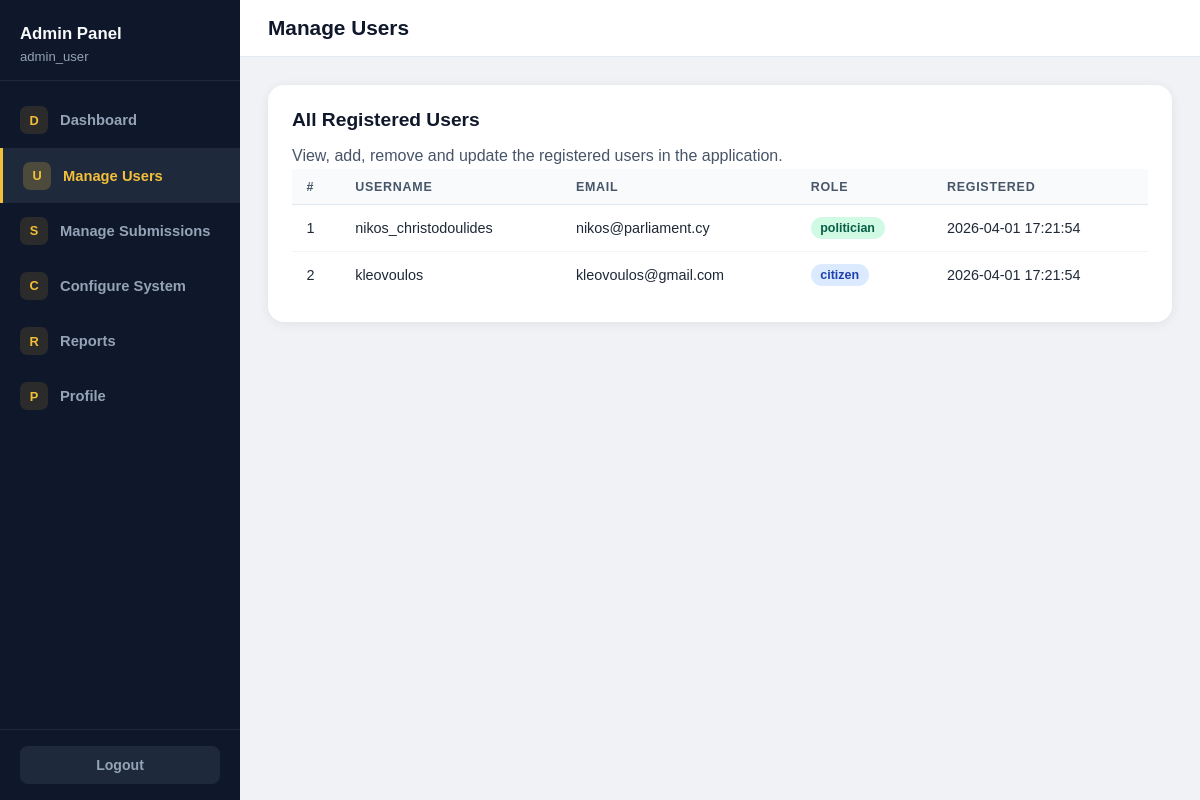
/modules/admin/admin.php?section=manage-users (signed in), run on the app's committed database.
### tables this page shows
CREATE TABLE users (
    id INT AUTO_INCREMENT PRIMARY KEY,
    username VARCHAR(255) NOT NULL UNIQUE,
    email VARCHAR(255) NOT NULL UNIQUE,
    password_hash TEXT NOT NULL,
    role ENUM('citizen', 'politician', 'admin') NOT NULL,
    created_at TIMESTAMP DEFAULT CURRENT_TIMESTAMP
);

### modules/admin/admin.php (the view, shortened to what this page needs)
<?php
require_once __DIR__ . '/../../includes/db.php';
$username = trim((string) ($_SESSION['username'] ?? 'Unknown Admin'));
$cssHref = 'style.css';
$logoutHref = '../../auth/logout.php';
$section = 'dashboard';
if (isset($_GET['section'])) {
	$section = $_GET['section'];
}
$sectionTitles = [
	'dashboard'           => 'Dashboard',
	'manage-users'        => 'Manage Users',
	'manage-submissions'  => 'Manage Submissions',
	'configure-system'    => 'Configure System',
	'reports'             => 'Reports',
	'profile'             => 'Profile',
];
$stats = [
	'users' => 0,
	'citizens' => 0,
	'politicians' => 0,
	'submissions' => 0,
];
$users_list        = [];
try {
	$countUsersStmt = $pdo->prepare('SELECT COUNT(*) FROM users');
	$countUsersStmt->execute();
	$stats['users'] = (int) $countUsersStmt->fetchColumn();
	$countCitizensStmt = $pdo->prepare("SELECT COUNT(*) FROM users WHERE role = 'citizen'");
	$countCitizensStmt->execute();
	$stats['citizens'] = (int) $countCitizensStmt->fetchColumn();
	$countPoliticiansStmt = $pdo->prepare("SELECT COUNT(*) FROM users WHERE role = 'politician'");
	$countPoliticiansStmt->execute();
	$stats['politicians'] = (int) $countPoliticiansStmt->fetchColumn();
	$countSubmissionsStmt = $pdo->prepare('SELECT COUNT(*) FROM declarations');
	$countSubmissionsStmt->execute();
	$stats['submissions'] = (int) $countSubmissionsStmt->fetchColumn();
	if ($section === 'manage-users') {
		$usersStmt = $pdo->prepare('SELECT id, username, email, role, created_at FROM users WHERE role != :role ORDER BY created_at');
		$usersStmt->execute([':role' => 'admin']);
		$users_list = $usersStmt->fetchAll();
	}
} catch (PDOException $exception) {
}
?>
<!DOCTYPE html>
<html lang="en">
<head>
	<link rel="stylesheet" href="<?= htmlspecialchars($cssHref, ENT_QUOTES, 'UTF-8') ?>">
</head>
<body>
	<div class="admin-layout">
		<aside class="sidebar">
			<div class="sidebar-brand">
				<div class="brand-title">Admin Panel</div>
				<div class="brand-user"><?= htmlspecialchars($username, ENT_QUOTES, 'UTF-8') ?></div>
			</div>
			<nav class="sidebar-nav">
				<a href="?section=dashboard" class="nav-item <?= $section === 'dashboard' ? 'active' : '' ?>">
					<span class="nav-icon">D</span> Dashboard
				</a>
				<a href="?section=manage-users" class="nav-item <?= $section === 'manage-users' ? 'active' : '' ?>">
					<span class="nav-icon">U</span> Manage Users
				</a>
				<a href="?section=manage-submissions" class="nav-item <?= $section === 'manage-submissions' ? 'active' : '' ?>">
					<span class="nav-icon">S</span> Manage Submissions
				</a>
				<a href="?section=configure-system" class="nav-item <?= $section === 'configure-system' ? 'active' : '' ?>">
					<span class="nav-icon">C</span> Configure System
				</a>
				<a href="?section=reports" class="nav-item <?= $section === 'reports' ? 'active' : '' ?>">
					<span class="nav-icon">R</span> Reports
				</a>
				<a href="?section=profile" class="nav-item <?= $section === 'profile' ? 'active' : '' ?>">
					<span class="nav-icon">P</span> Profile
				</a>
			</nav>
			<div class="sidebar-bottom">
				<a class="sidebar-logout" href="<?= htmlspecialchars($logoutHref, ENT_QUOTES, 'UTF-8') ?>">Logout</a>
			</div>
		</aside>
		<div class="admin-content">
			<div class="content-header">
				<h2><?= htmlspecialchars($sectionTitles[$section], ENT_QUOTES, 'UTF-8') ?></h2>
			</div>
			<div class="content-body">
				<?php if ($section === 'dashboard'): ?>
				<div class="stats-row">
					<div class="stat-card">
						<span class="stat-label">Registered Users</span>
						<span class="stat-value"><?= $stats['users'] ?></span>
					</div>
					<div class="stat-card">
						<span class="stat-label">Submissions</span>
						<span class="stat-value"><?= $stats['submissions'] ?></span>
					</div>
					<div class="stat-card">
						<span class="stat-label">Citizens</span>
						<span class="stat-value"><?= $stats['citizens'] ?></span>
					</div>
					<div class="stat-card">
						<span class="stat-label">Politicians</span>
						<span class="stat-value"><?= $stats['politicians'] ?></span>
					</div>
				</div>
				<?php elseif ($section === 'manage-users'): ?>
				<div class="section-card">
					<h3>All Registered Users</h3>
					<p>View, add, remove and update the registered users in the application.</p>
					<table>
						<thead>
							<tr><th>#</th><th>Username</th><th>Email</th><th>Role</th><th>Registered</th></tr>
						</thead>
						<tbody>
							<?php foreach ($users_list as $u): ?>
							<tr>
								<td><?= (int) $u['id'] ?></td>
								<td><?= htmlspecialchars($u['username'], ENT_QUOTES, 'UTF-8') ?></td>
								<td><?= htmlspecialchars($u['email'], ENT_QUOTES, 'UTF-8') ?></td>
								<td><span class="badge badge-<?= htmlspecialchars($u['role'], ENT_QUOTES, 'UTF-8') ?>"><?= htmlspecialchars($u['role'], ENT_QUOTES, 'UTF-8') ?></span></td>
								<td><?= htmlspecialchars($u['created_at'], ENT_QUOTES, 'UTF-8') ?></td>
							</tr>
							<?php endforeach; ?>
						</tbody>
					</table>
				</div>
				<?php endif; ?>
			</div>
		</div>
	</div>
</body>
</html>

### modules/admin/style.css (style rules this page uses)
* { box-sizing: border-box; margin: 0; padding: 0; }
body { font-family: Arial, sans-serif; background: #f0f2f5; color: #1f2937; }
.admin-layout { display: flex; min-height: 100vh; }
.sidebar { width: 240px; background: #0f172a; color: #cbd5e1; display: flex; flex-direction: column; flex-shrink: 0; }
.sidebar-brand { padding: 1.5rem 1.25rem 1rem; border-bottom: 1px solid #1e293b; }
.sidebar-brand .brand-title { font-size: 1.05rem; font-weight: 700; color: #f8fafc; }
.sidebar-brand .brand-user { font-size: 0.82rem; color: #94a3b8; margin-top: 0.3rem; }
.sidebar-nav { flex: 1; padding: 0.75rem 0; }
.nav-item { display: flex; align-items: center; gap: 0.75rem; padding: 0.85rem 1.25rem; text-decoration: none; color: #94a3b8; font-size: 0.92rem; font-weight: 600; }
.nav-item.active { background: #1e293b; color: #f3bf3a; border-left: 3px solid #f3bf3a; }
.nav-icon { width: 28px; height: 28px; border-radius: 7px; background: rgba(243, 191, 58, 0.12); color: #f3bf3a; display: flex; align-items: center; justify-content: center; font-size: 0.8rem; font-weight: 700; flex-shrink: 0; }
.nav-item.active .nav-icon { background: rgba(243, 191, 58, 0.22); }
.sidebar-bottom { padding: 1rem 1.25rem; border-top: 1px solid #1e293b; }
.sidebar-logout { display: block; text-align: center; padding: 0.7rem; border-radius: 8px; background: #1e293b; color: #94a3b8; text-decoration: none; font-size: 0.88rem; font-weight: 600; }
.admin-content { flex: 1; display: flex; flex-direction: column; min-width: 0; }
.content-header { background: #fff; border-bottom: 1px solid #e2e8f0; padding: 1rem 1.75rem; display: flex; justify-content: space-between; align-items: center; }
.content-header h2 { font-size: 1.3rem; color: #0f172a; }
.content-body { padding: 1.75rem; flex: 1; }
.section-card { background: #fff; border-radius: 16px; padding: 1.5rem; box-shadow: 0 2px 12px rgba(15, 23, 42, 0.07); margin-bottom: 1.25rem; }
.section-card h3 { font-size: 1.2rem; color: #0f172a; margin-bottom: 0.75rem; }
.section-card p, .section-card li { color: #475569; line-height: 1.65; }
table { width: 100%; border-collapse: collapse; font-size: 0.9rem; }
th { text-align: left; padding: 0.65rem 0.9rem; background: #f8fafc; color: #475569; font-size: 0.78rem; text-transform: uppercase; letter-spacing: 0.06em; border-bottom: 1px solid #e2e8f0; }
td { padding: 0.75rem 0.9rem; border-bottom: 1px solid #f1f5f9; color: #1f2937; }
tr:last-child td { border-bottom: 0; }
.badge { display: inline-block; padding: 0.25rem 0.6rem; border-radius: 999px; font-size: 0.78rem; font-weight: 700; }
.badge-citizen { background: #dbeafe; color: #1e40af; }
.badge-politician { background: #d1fae5; color: #065f46; }

### data on the page
users: id "1", username "nikos_christodoulides", email "nikos@parliament.cy", role "politician", created_at "2026-04-01 17:21:54"
users: id "2", username "kleovoulos", email "kleovoulos@gmail.com", role "citizen", created_at "2026-04-01 17:21:54"

### other printed values
$username "admin_user"
$sectionTitles[$section] "Manage Users"
